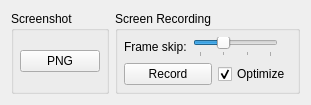
      <widget class="QWidget" name="captureWidget">
       <attribute name="icon">
        <iconset resource="resources.qrc">
         <normaloff>:/icons/resources/icons/capture.png</normaloff>:/icons/resources/icons/capture.png</iconset>
       </attribute>
       <attribute name="title">
        <string>Capture</string>
       </attribute>
       <layout class="QVBoxLayout" name="verticalLayout_4">
        <item>
         <layout class="QHBoxLayout" name="horizontalLayout_17">
          <item>
           <widget class="QGroupBox" name="screenshotgroup">
            <property name="sizePolicy">
             <sizepolicy hsizetype="Preferred" vsizetype="Preferred">
              <horstretch>0</horstretch>
              <verstretch>0</verstretch>
             </sizepolicy>
            </property>
            <property name="title">
             <string>Screenshot</string>
            </property>
            <layout class="QVBoxLayout" name="verticalLayout_8">
             <property name="leftMargin">
              <number>6</number>
             </property>
             <property name="topMargin">
              <number>6</number>
             </property>
             <property name="rightMargin">
              <number>6</number>
             </property>
             <property name="bottomMargin">
              <number>6</number>
             </property>
             <item>
              <widget class="QPushButton" name="buttonScreenshot">
               <property name="sizePolicy">
                <sizepolicy hsizetype="Preferred" vsizetype="Maximum">
                 <horstretch>0</horstretch>
                 <verstretch>0</verstretch>
                </sizepolicy>
               </property>
               <property name="maximumSize">
                <size>
                 <width>160</width>
                 <height>16777215</height>
                </size>
               </property>
               <property name="focusPolicy">
                <enum>Qt::NoFocus</enum>
               </property>
               <property name="text">
                <string>PNG</string>
               </property>
              </widget>
             </item>
            </layout>
           </widget>
          </item>
          <item>
           <widget class="QGroupBox" name="gifoptionsgroup">
            <property name="sizePolicy">
             <sizepolicy hsizetype="Preferred" vsizetype="Preferred">
              <horstretch>0</horstretch>
              <verstretch>0</verstretch>
             </sizepolicy>
            </property>
            <property name="title">
             <string>Screen Recording</string>
            </property>
            <layout class="QVBoxLayout" name="verticalLayout_13">
             <property name="spacing">
              <number>6</number>
             </property>
             <property name="leftMargin">
              <number>6</number>
             </property>
             <property name="topMargin">
              <number>6</number>
             </property>
             <property name="rightMargin">
              <number>6</number>
             </property>
             <property name="bottomMargin">
              <number>6</number>
             </property>
             <item>
              <layout class="QHBoxLayout" name="horizontalLayout_13">
               <property name="bottomMargin">
                <number>0</number>
               </property>
               <item>
                <widget class="QLabel" name="frameskipTextLabel">
                 <property name="sizePolicy">
                  <sizepolicy hsizetype="Maximum" vsizetype="Preferred">
                   <horstretch>0</horstretch>
                   <verstretch>0</verstretch>
                  </sizepolicy>
                 </property>
                 <property name="text">
                  <string>Frame skip:</string>
                 </property>
                </widget>
               </item>
               <item>
                <widget class="QSlider" name="apngSkip">
                 <property name="sizePolicy">
                  <sizepolicy hsizetype="Expanding" vsizetype="Preferred">
                   <horstretch>1</horstretch>
                   <verstretch>0</verstretch>
                  </sizepolicy>
                 </property>
                 <property name="minimumSize">
                  <size>
                   <width>50</width>
                   <height>0</height>
                  </size>
                 </property>
                 <property name="maximumSize">
                  <size>
                   <width>300</width>
                   <height>16777215</height>
                  </size>
                 </property>
                 <property name="focusPolicy">
                  <enum>Qt::NoFocus</enum>
                 </property>
                 <property name="minimum">
                  <number>0</number>
                 </property>
                 <property name="maximum">
                  <number>3</number>
                 </property>
                 <property name="pageStep">
                  <number>1</number>
                 </property>
                 <property name="value">
                  <number>1</number>
                 </property>
                 <property name="sliderPosition">
                  <number>1</number>
                 </property>
                 <property name="orientation">
                  <enum>Qt::Horizontal</enum>
                 </property>
                 <property name="invertedAppearance">
                  <bool>false</bool>
                 </property>
                 <property name="invertedControls">
                  <bool>false</bool>
                 </property>
                 <property name="tickPosition">
                  <enum>QSlider::TicksBelow</enum>
                 </property>
                 <property name="tickInterval">
                  <number>1</number>
                 </property>
                </widget>
               </item>
               <item>
                <widget class="QLabel" name="apngSkipDisplay">
                 <property name="text">
                  <string/>
                 </property>
                </widget>
               </item>
              </layout>
             </item>
             <item>
              <layout class="QHBoxLayout" name="horizontalLayout_20">
               <property name="rightMargin">
                <number>0</number>
               </property>
               <item>
                <widget class="QPushButton" name="buttonRecordAnimated">
                 <property name="sizePolicy">
                  <sizepolicy hsizetype="Maximum" vsizetype="Fixed">
                   <horstretch>0</horstretch>
                   <verstretch>0</verstretch>
                  </sizepolicy>
                 </property>
                 <property name="minimumSize">
                  <size>
                   <width>88</width>
                   <height>0</height>
                  </size>
                 </property>
                 <property name="focusPolicy">
                  <enum>Qt::NoFocus</enum>
                 </property>
                 <property name="layoutDirection">
                  <enum>Qt::LeftToRight</enum>
                 </property>
                 <property name="text">
                  <string>Record</string>
                 </property>
                </widget>
               </item>
               <item>
                <spacer name="horizontalSpacer_5">
                 <property name="orientation">
                  <enum>Qt::Horizontal</enum>
                 </property>
                 <property name="sizeHint" stdset="0">
                  <size>
                   <width>0</width>
                   <height>20</height>
                  </size>
                 </property>
                </spacer>
               </item>
               <item>
                <widget class="QCheckBox" name="checkOptimizeRecording">
                 <property name="sizePolicy">
                  <sizepolicy hsizetype="Minimum" vsizetype="Fixed">
                   <horstretch>0</horstretch>
                   <verstretch>0</verstretch>
                  </sizepolicy>
                 </property>
                 <property name="text">
                  <string>Optimize</string>
                 </property>
                 <property name="checked">
                  <bool>true</bool>
                 </property>
                </widget>
               </item>
              </layout>
             </item>
            </layout>
           </widget>
          </item>
         </layout>
        </item>
        <item>
         <spacer name="verticalSpacer">
          <property name="orientation">
           <enum>Qt::Vertical</enum>
          </property>
          <property name="sizeHint" stdset="0">
           <size>
            <width>20</width>
            <height>0</height>
           </size>
          </property>
         </spacer>
        </item>
       </layout>
      </widget>
